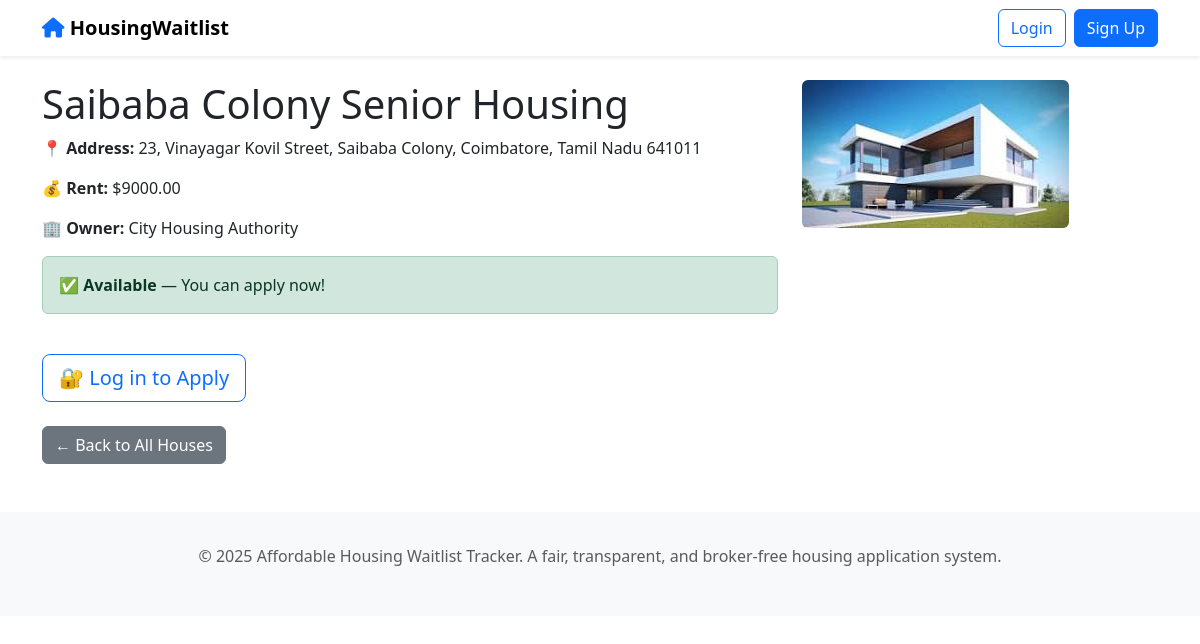
Page /housing/house/3/ on the committed database.
### housing/models.py (models this page shows, shortened)
class House(models.Model):
    title = models.CharField(max_length=255)
    address = models.TextField()
    image = models.ImageField(upload_to='houses/', blank=True, null=True)
    rent = models.DecimalField(max_digits=10, decimal_places=2, validators=[MinValueValidator(0)])
    owner = models.ForeignKey(Owner, on_delete=models.CASCADE, related_name='houses')
    availability = models.BooleanField(default=True)

class Owner(models.Model):
    name = models.CharField(max_length=255)
    contact = models.CharField(max_length=20)
    email = models.EmailField()
    address = models.TextField()

### housing/views.py (the view)
# urls.py: path('house/<int:pk>/', views.house_detail, name='house_detail'),
def house_detail(request, pk):
    house = get_object_or_404(House, pk=pk)
    return render(request, 'housing/house_detail.html', {'house': house})

### housing/templates/housing/house_detail.html
{% extends 'base.html' %}
{% block content %}
<div class="container mt-4">
    <div class="row">
        <div class="col-md-8">
            <h1>{{ house.title }}</h1>
            <p><strong>📍 Address:</strong> {{ house.address }}</p>
            <p><strong>💰 Rent:</strong> ${{ house.rent }}</p>
            <p><strong>🏢 Owner:</strong> {{ house.owner.name }}</p>
            {% if house.availability %}
                <div class="alert alert-success">
                    <strong>✅ Available</strong> — You can apply now!
                </div>
            {% else %}
                <div class="alert alert-warning">
                    <strong>⚠️ Not Available</strong> — Check back later.
                </div>
            {% endif %}
        </div>
        <div class="col-md-4">
            {% if house.image %}
                <img src="{{ house.image.url }}" class="img-fluid rounded" alt="{{ house.title }}">
            {% else %}
                <div class="bg-light d-flex justify-content-center align-items-center" style="height: 200px; border-radius: 8px;">
                    <span class="text-muted">No Image</span>
                </div>
            {% endif %}
        </div>
    </div>
    {% if user.is_authenticated and house.availability %}
        <div class="mt-4">
            <a href="{% url 'housing:apply_for_house' house.pk %}" class="btn btn-success btn-lg">
                📝 Apply for This Unit
            </a>
        </div>
    {% elif not user.is_authenticated %}
        <div class="mt-4">
            <a href="{% url 'login' %}" class="btn btn-outline-primary btn-lg">
                🔐 Log in to Apply
            </a>
        </div>
    {% endif %}
    <div class="mt-4">
        <a href="{% url 'housing:house_list' %}" class="btn btn-secondary">
            ← Back to All Houses
        </a>
    </div>
</div>
{% endblock %}

### housing/templates/base.html (style rules this page uses)
body { font-family: 'Segoe UI', system-ui, sans-serif; }

### rows in the picture
House: title "Saibaba Colony Senior Housing", address "23, Vinayagar Kovil Street, Saibaba Colony, Coimbatore, Tamil Nadu 641011", rent "9000.00", owner.name "City Housing Authority", image (picture)
